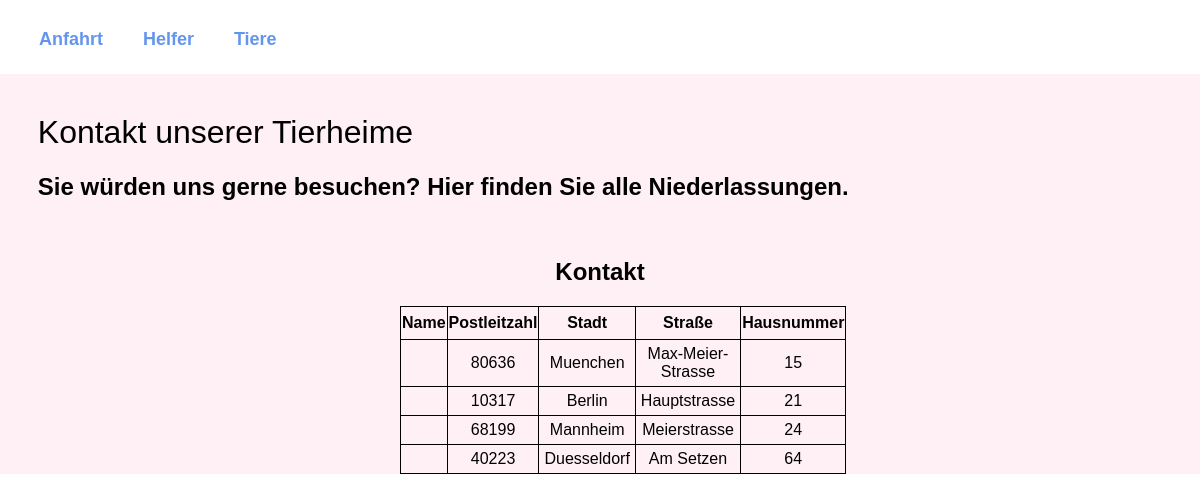
Page /UC1 on the committed database.
### database.py (models this page shows, shortened)
class Addresses(db.Model):
    id = db.Column(db.Integer, primary_key=True)
    country_code = db.Column(db.String(2), nullable=False)
    zip_code = db.Column(db.String(10), nullable=False)
    city = db.Column(db.String(20), nullable=False)
    street = db.Column(db.String(20), nullable=False)
    number = db.Column(db.Integer, nullable=False)
    shelter = db.relationship('Shelters', backref='addresses', lazy='dynamic')
    vet = db.relationship('Vets', backref='addresses', lazy='dynamic')
    supplier = db.relationship('Suppliers', backref='addresses', lazy='dynamic')
    taker = db.relationship('Takers', backref='addresses', lazy='dynamic')

### database.py (the view)
@app.route('/UC1', methods=['POST', 'GET'])
def UC1():
    shelters = Shelters.query.order_by(Shelters.id).all()
    adr = db.session.query(Addresses).join(Shelters).filter(Addresses.id == Shelters.address).distinct()
    return render_template('UC1Anfahrt.html', places=shelters, adrs=adr)

### templates/UC1Anfahrt.html (shortened to what this page needs)
{% extends 'base.html' %}
{% block head %}
<link rel="stylesheet" href="../static/css/UC1.css">
{% endblock %}
{% block body %}
<div style="background-color: lavenderblush;">
    <div style="padding-left: 1cm; margin-top: .5cm; padding-top: .5cm;">
        <h1>Kontakt unserer Tierheime</h1>
        <h2>Sie würden uns gerne besuchen? Hier finden Sie alle Niederlassungen.</h2><br>
    </div>
    <div class="content">
        <h2 style="text-align: center">Kontakt</h2>
        {% if places|length < 1 %}
        <h4 style="text-align: center">Leider ist hier ein Fehler aufgetreten, wir kümmern uns darum.</h4>
        {% else %}
        <table>
            <tr>
                <th>Name</th>
                <th>Postleitzahl</th>
                <th>Stadt</th>
                <th>Straße</th>
                <th>Hausnummer</th>
            </tr>
            {% for adr in adrs %}
            <tr>
                <td>{{ places.shelter_name }}</td>
                <td>{{ adr.zip_code }}</td>
                <td>{{ adr.city }}</td>
                <td>{{ adr.street }}</td>
                <td>{{ adr.number }}</td>
            </tr>
            {% endfor %}
        </table>
        {% endif %}
    </div>
</div>
<br><br>
{% endblock %}

### static/css/main.css (style rules this page uses)
body, html { margin: 0; font-family: 'Arial'; }
.content { margin: 0 auto; width: 400px; }
table, td, th { border: 1px solid rgb(0, 0, 0); }
table { border-collapse: collapse; width: 100%; }
th { height: 30px; }
td { text-align: center; padding: 5px; }

### static/css/UC1.css (style rules this page uses)
h1 { text-align: left; font-weight: 100; }

### rows in the picture
Addresses: zip_code "80636", city "Muenchen", street "Max-Meier-Strasse", number "15"
Addresses: zip_code "10317", city "Berlin", street "Hauptstrasse", number "21"
Addresses: zip_code "68199", city "Mannheim", street "Meierstrasse", number "24"
Addresses: zip_code "40223", city "Duesseldorf", street "Am Setzen", number "64"
